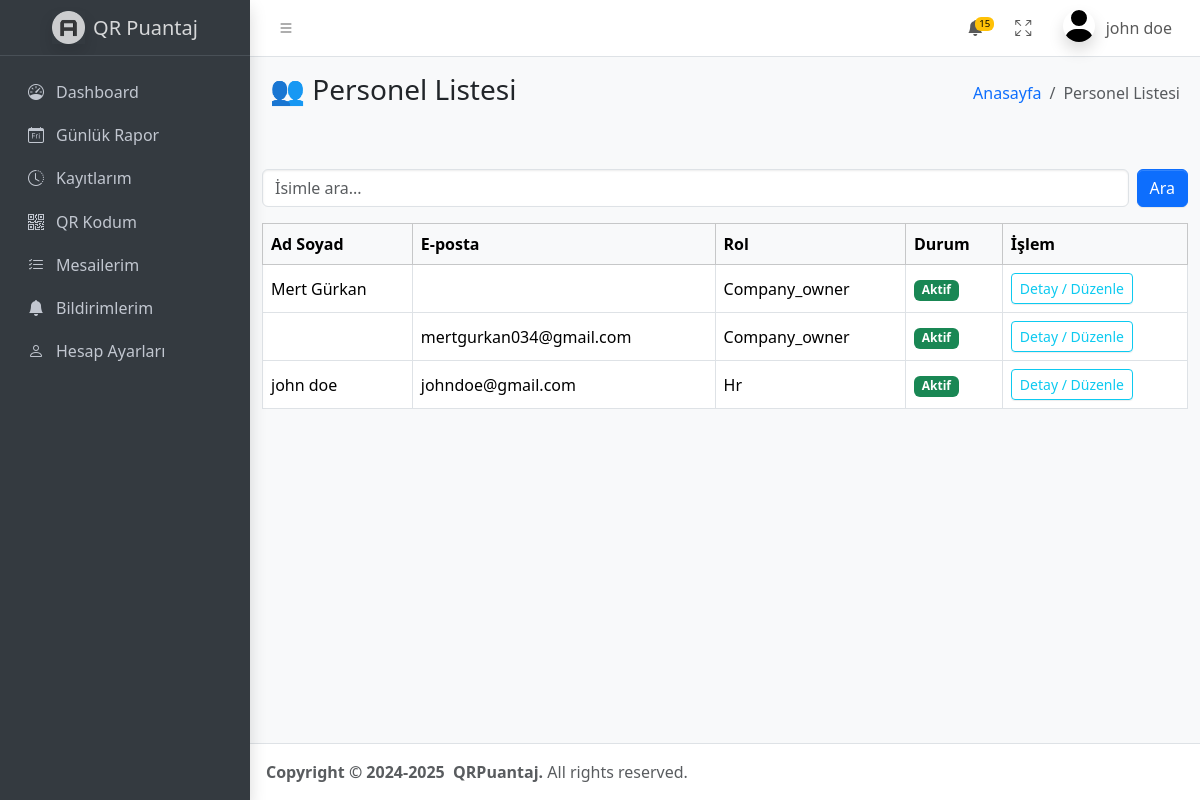
/staff/ (signed in), run on an earlier commit of the app's database.
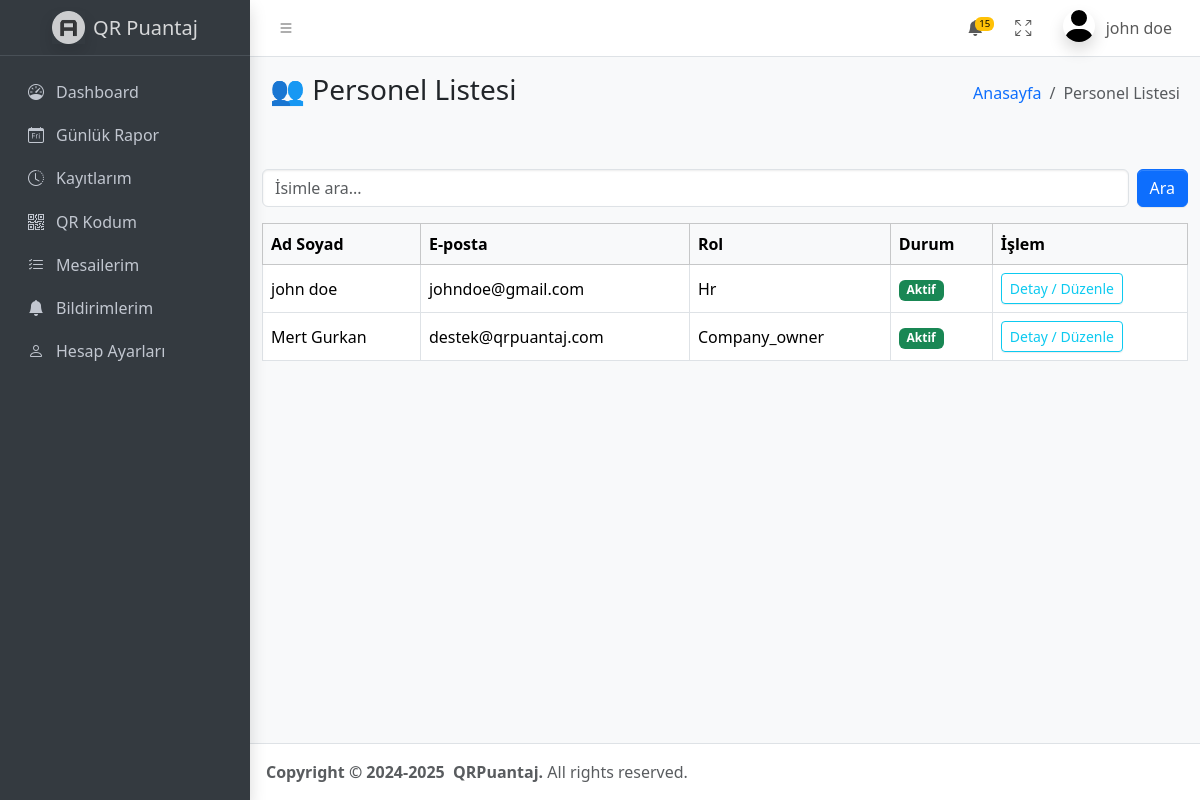
And on a later commit of the database.
### users/models.py (models this page shows, shortened)
class User(AbstractUser):
    username = None
    email = models.EmailField(unique=True)
    USERNAME_FIELD = 'email'
    REQUIRED_FIELDS = []
    ROLE_CHOICES = (
        ('company_owner', 'Company Owner'),
        ('hr', 'HR Manager'),
        ('staff', 'Staff'),
    )
    role = models.CharField(max_length=20, choices=ROLE_CHOICES)
    company = models.ForeignKey('core.Company', on_delete=models.SET_NULL, null=True, blank=True)
    branch = models.ForeignKey('core.Branch', on_delete=models.SET_NULL, null=True, blank=True)
    objects = UserManager()

### core/views.py (the view)
# urls.py: path('staff/', staff_list, name='staff_list'),
def staff_list(request):
    company = request.user.company
    query = request.GET.get('q', '')
    users = User.objects.filter(company=company)
    if query:
        users = users.filter(first_name__icontains=query)
    return render(request, 'staff-list.html', {
        'users': users,
        'query': query
    })

### templates/staff-list.html
{% extends "base/base.html" %}
{% block content %}
<main class="app-main">
    <div class="app-content-header">
      <div class="container-fluid">
        <div class="row">
          <div class="col-sm-6"><h3 class="mb-0">👥 Personel Listesi</h3></div>
          <div class="col-sm-6">
            <ol class="breadcrumb float-sm-end">
              <li class="breadcrumb-item"><a href="{% url "home" %}">Anasayfa</a></li>
              <li class="breadcrumb-item active" aria-current="page">Personel Listesi</li>
            </ol>
          </div>
        </div>
      </div>
    </div>
        <div class="container mt-4">
        <form method="get" class="d-flex gap-2 my-3">
            <input type="text" class="form-control" name="q" placeholder="İsimle ara..." value="{{ query }}">
            <button class="btn btn-primary" type="submit">Ara</button>
        </form>
        <table class="table table-hover table-bordered align-middle">
            <thead class="table-light">
            <tr>
                <th>Ad Soyad</th>
                <th>E-posta</th>
                <th>Rol</th>
                <th>Durum</th>
                <th>İşlem</th>
            </tr>
            </thead>
            <tbody>
            {% for user in users %}
            <tr>
                <td>{{ user.get_full_name }}</td>
                <td>{{ user.email }}</td>
                <td>{{ user.role|capfirst }}</td>
                <td>
                {% if user.is_active %}
                    <span class="badge bg-success">Aktif</span>
                {% else %}
                    <span class="badge bg-secondary">Pasif</span>
                {% endif %}
                </td>
                <td>
                <a href="{% url 'staff_update' user.id %}"
                    class="btn btn-sm btn-outline-info">
                    Detay / Düzenle
                    </a>
                </td>
            </tr>
            {% empty %}
            <tr><td colspan="6" class="text-center">Hiç personel bulunamadı.</td></tr>
            {% endfor %}
            </tbody>
        </table>
        </div>
</main>
{% endblock content %}

### templates/base/base.html
{% include "base/components/head.html" %}
{% include "base/components/nav.html" %}
{% block content %}
{% endblock content %}
{% include "base/components/footer.html" %}

### templates/base/components/head.html (shortened to what this page needs)
{% load static %}
<!doctype html>
<html lang="tr">
  <head>
    <link
      rel="stylesheet"
      href="https://cdn.jsdelivr.net/npm/@fontsource/source-sans-3@5.0.12/index.css"
    />
    <link
      rel="stylesheet"
      href="https://cdn.jsdelivr.net/npm/overlayscrollbars@2.10.1/styles/overlayscrollbars.min.css"
    />
    <link
      rel="stylesheet"
      href="https://cdn.jsdelivr.net/npm/bootstrap-icons@1.11.3/font/bootstrap-icons.min.css"
    />
    <link rel="stylesheet" href={% static 'css/adminlte.css' %} />
    <link
      rel="stylesheet"
      href="https://cdn.jsdelivr.net/npm/apexcharts@3.37.1/dist/apexcharts.css"
    />
    <link
      rel="stylesheet"
      href="https://cdn.jsdelivr.net/npm/jsvectormap@1.5.3/dist/css/jsvectormap.min.css"
    />
  </head>

### templates/base/components/nav.html (shortened to what this page needs)
{% load static %}
 <body class="layout-fixed sidebar-expand-lg bg-body-tertiary">
    <div class="app-wrapper">
      <nav class="app-header navbar navbar-expand bg-body">
        <div class="container-fluid">
          <ul class="navbar-nav">
            <li class="nav-item">
              <a class="nav-link" data-lte-toggle="sidebar" href="#" role="button">
                <i class="bi bi-list"></i>
              </a>
            </li>
          </ul>
          <ul class="navbar-nav ms-auto">
            <li class="nav-item dropdown">
              <a class="nav-link" data-bs-toggle="dropdown" href="#">
                <span class="navbar-badge badge text-bg-warning">15</span>
              </a>
            </li>
            <li class="nav-item">
              <a class="nav-link" href="#" data-lte-toggle="fullscreen">
                <i data-lte-icon="maximize" class="bi bi-arrows-fullscreen"></i>
              </a>
            </li>
            <li class="nav-item dropdown user-menu">
              <a href="#" class="nav-link dropdown-toggle" data-bs-toggle="dropdown">
                <span class="d-none d-md-inline">
                  {{ request.user.first_name }} {{ request.user.last_name }}
                </span>
              </a>
            </li>
          </ul>
        </div>
      </nav>
      <aside class="app-sidebar bg-body-secondary shadow" data-bs-theme="dark">
        <div class="sidebar-brand">
          <a href="./index.html" class="brand-link">
            <img
              src={% static '/assets/img/AdminLTELogo.png' %}
              alt="AdminLTE Logo"
              class="brand-image opacity-75 shadow"
            />
            <span class="brand-text fw-light">QR Puantaj</span>
          </a>
        </div>
        <div class="sidebar-wrapper">
          <nav class="mt-2">
<ul class="nav sidebar-menu flex-column"
    data-lte-toggle="treeview"
    role="menu" data-accordion="false">
  <li class="nav-item">
    <a href="{% url 'home' %}"
       class="nav-link {% if request.resolver_match.url_name == 'home' %}active{% endif %}">
      <i class="nav-icon bi bi-speedometer"></i>
      <p>Dashboard</p>
    </a>
  </li>
  {% if not request.user.is_staff %}
  <li class="nav-item">
    <a href="{% url 'daily_attendance_report' %}" class="nav-link">
      <i class="nav-icon bi bi-calendar-day"></i>
      <p>Günlük Rapor</p>
    </a>
  </li>
  <li class="nav-item">
    <a href="#" class="nav-link">
      <i class="nav-icon bi bi-clock-history"></i>
      <p>Kayıtlarım</p>
    </a>
  </li>
  <li class="nav-item">
    <a href="#" class="nav-link">
      <i class="nav-icon bi bi-qr-code"></i>
      <p>QR Kodum</p>
    </a>
  </li>
  <li class="nav-item">
    <a href="#" class="nav-link">
      <i class="nav-icon bi bi-list-check"></i>
      <p>Mesailerim</p>
    </a>
  </li>
  <li class="nav-item">
    <a href="#" class="nav-link">
      <i class="nav-icon bi bi-bell-fill"></i>
      <p>Bildirimlerim</p>
    </a>
  </li>
  <li class="nav-item">
    <a href="#" class="nav-link">
      <i class="nav-icon bi bi-person"></i>
      <p>Hesap Ayarları</p>
    </a>
  </li>
  {% endif %}
</ul>
          </nav>
        </div>
      </aside>

### templates/base/components/footer.html (shortened to what this page needs)
{% load static %}
      <footer class="app-footer">
        <strong>
          Copyright &copy; 2024-2025&nbsp;
          QRPuantaj.
        </strong>
        All rights reserved.
      </footer>
    </div>
  </body>
</html>

What changed in the data, as far as the page shows it:
removed User: get_full_name "Mert Gürkan", role "Company_owner", is_active "Aktif"
removed User: email "mertgurkan034@gmail.com", role "Company_owner", is_active "Aktif"
added User: get_full_name "Mert Gurkan", email "destek@qrpuantaj.com", role "Company_owner", is_active "Aktif"
